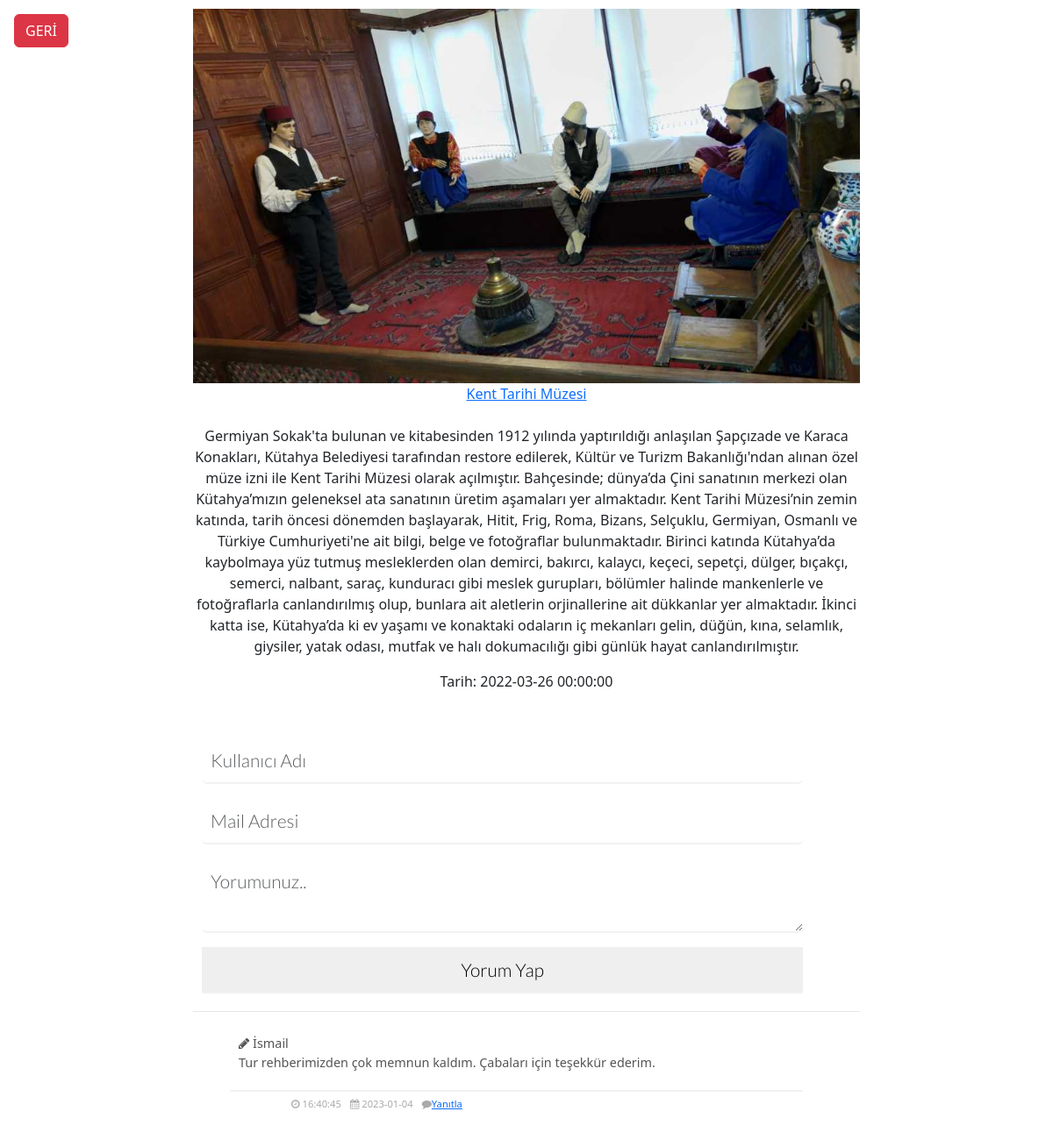
The app's page /icerik.php?seo=kent-tarihi-muzesi with its own data.
### tables this page shows
CREATE TABLE `icerikler` (
  `icerik_tarih` datetime NOT NULL DEFAULT current_timestamp(),
  `id` int(11) NOT NULL,
  `seo` varchar(100) NOT NULL,
  `img` varchar(100) NOT NULL,
  `konu` varchar(100) NOT NULL,
  `metin` varchar(5000) NOT NULL
);

CREATE TABLE `yorumlar` (
  `id` int(20) NOT NULL,
  `icerik_id` int(20) NOT NULL,
  `kullanici_ad` varchar(50) NOT NULL,
  `mail` varchar(40) NOT NULL,
  `yorum` varchar(280) NOT NULL,
  `yorum_alt` int(20) NOT NULL,
  `tarih` datetime NOT NULL DEFAULT current_timestamp()
);

### icerik.php (the view, shortened to what this page needs)
<!DOCTYPE html>
<html>
<head>
	<link href="css/commentStyle.css" rel="stylesheet"/>
	<link href="https://cdn.jsdelivr.net/npm/bootstrap@5.3.0-alpha1/dist/css/bootstrap.min.css" rel="stylesheet">
</head>
<body>
	<nav>
		<div class="">
			<a class="btn btn-danger m-3 position-absolute" href="./"> GERİ</a>
		</div>
	</nav>
	<div class="comment_block" style="margin-bottom: 100px;">
		<?php
		include 'baglan.php';
		$icerik=$db->prepare("select * from icerikler where seo=:seo");
		$icerik->execute(array('seo' => $_GET['seo']));
		$icerikgetir=$icerik->fetch(PDO::FETCH_ASSOC);
		?>
		<div style="text-align: center;">
			<img src="<?php echo $icerikgetir['img'];?>" width="100%">
			<div class="sub">
				<a href="<?php echo $icerikgetir['seo'];?>"><?php echo $icerikgetir['konu'];?></a>
			</div><br>
			<p class="metin"><?php echo $icerikgetir['metin'];?></p>
			<p class="metin">Tarih: <?php echo ($icerikgetir['icerik_tarih']);?></p>
		</div>
		<div class="create_new_comment">
			<form method="POST" id="yorum">
				<div class="input_comment">
					<input class="form-control mt-3" type="text" id="kullanici_ad" name="kullanici_ad" placeholder="Kullanıcı Adı">
				</div>		 	<div class="input_comment">
					<input class="form-control mt-3" type="mail" id="mail" name="mail" placeholder="Mail Adresi">
				</div>		 	<div class="input_comment">
					<textarea class="form-control mt-3" type="text" id="yorum_text" name="yorum" placeholder="Yorumunuz.."></textarea>
				</div>
				<div class="input_comment">
					<input class="mt-3" type="button" name="ekle" id="ekle" value="Yorum Yap">
				</div>
			</div>
			<div class="new_comment">
				<ul class="user_comment">
					<?php
function yorum($id,$array,$alt){
						global $db;
  if(!empty($id)){
  	$comment = array("all" => array(),
  		"alt" => array()
    );
  	$yorum=$db->prepare("SELECT * FROM yorumlar WHERE icerik_id=:icerik_id ORDER BY tarih DESC");
  	$yorum->execute(array("icerik_id" => $id));
  	while($liste = $yorum->fetch(PDO::FETCH_ASSOC)){
  if($liste["yorum_alt"] > 0){
  	$comment["alt"][$liste["yorum_alt"]][$liste["id"]] = $liste;
  }else{
  	$comment["all"][$liste["id"]] = $liste;
  }
}
  $for = $comment["all"];
  }else{
  	$for= $array;
  }
  foreach($for as $liste)
  	{if(isset($liste["id"])){
  		?>
  		<li id="<?php echo $liste["id"]; ?>">
  			<div class="comment_body">
  				<i class="fa fa-pencil"></i> <span class="user"><?php echo $liste["kullanici_ad"]; ?></span><p><?php echo $liste["yorum"]; ?></p>
  			</div>
  			<div class="comment_toolbar">
  				<div class="comment_details">
  					<ul>
  						<li><i class="fa fa-clock-o"></i> <?php echo date("H:i:s",strtotime($liste["tarih"])); ?></li>
  						<li><i class="fa fa-calendar"></i> <?php echo date("Y-m-d",strtotime($liste["tarih"])) ?></li>
  						<li><i class="fa fa-comment"></i><a href="?comment=<?php echo $liste["id"]; ?>">Yanıtla</a></li>
  					</ul>
  				</div>
  			</div>
			 </li>
			<?php }}}
yorum($icerikgetir['id'],"","");
?>
</ul>
</div>
</div>
</body>
</html>

### css/commentStyle.css (style rules this page uses)
*, *:before, *:after { margin: 0; padding: 0; -webkit-box-sizing: border-box; transition: all 0.2s ease; }
body, html { height: 100%; width: 100%; }
body { font-family: "Lato", sans-serif; font-size: 1rem; color: #333; background-color: #f4f4f4; }
.comment_block { width: 65%; height: 100%; margin: 0 auto; padding: 10px; }
.comment_block .create_new_comment { width: 100%; padding: 20px 0; }
.comment_block .create_new_comment .input_comment { display: inline-block; vertical-align: middle; margin-left: 10px; width: calc(100% - 75px); }
.comment_block .create_new_comment .input_comment input { width: 100%; font-family: "Lato", sans-serif; font-weight: 300; font-size: 1.3rem; padding: 10px; border: none; border-bottom: 2px solid #f2f2f2; }
.comment_block .create_new_comment .input_comment textarea { width: 100%; font-family: "Lato", sans-serif; font-weight: 300; font-size: 1.3rem; padding: 10px; border: none; border-bottom: 2px solid #f2f2f2; }
.comment_block .new_comment { width: 100%; height: auto; padding: 20px 0; border-top: 1px solid #e6e6e6; }
.comment_block .new_comment .user_comment { list-style-type: none; }
.comment_block .new_comment .comment_body { display: inline-block; vertical-align: middle; width: calc(100% - 75px); min-height: 65px; margin-left: 10px; padding: 5px 10px; font-size: .9rem; color: #555; background-color: #FFF; border-bottom: 2px solid #f2f2f2; }
.comment_block .new_comment .comment_toolbar { width: 100%; }
.comment_block .new_comment .comment_toolbar ul { list-style-type: none; padding-left: 75px; font-size: 0; }
.comment_block .new_comment .comment_toolbar ul li { display: inline-block; padding: 5px; font-size: .7rem; color: #aaa; }
.comment_block .new_comment .comment_toolbar .comment_details { display: inline-block; vertical-align: middle; width: 70%; text-align: left; }

### records on screen
icerikler: img (picture), konu "Kent Tarihi Müzesi", metin "Germiyan Sokak'ta bulunan ve kitabesinden 1912 yılında yaptırıldığı anlaşılan Şapçızade ve Karaca Konakları, Kütahya Belediyesi tarafından restore edilerek, Kültür ve Turizm Bakanlığı'ndan alınan özel müze izni ile Kent Tarihi Müzesi olarak açılmıştır. Bahçesinde; dünya’da Çini sanatının merkezi olan Kütahya’mızın geleneksel ata sanatının üretim aşamaları yer almaktadır. Kent Tarihi Müzesi’nin zemin katında, tarih öncesi dönemden başlayarak, Hitit, Frig, Roma, Bizans, Selçuklu, Germiyan, Osmanlı ve Türkiye Cumhuriyeti'ne ait bilgi, belge ve fotoğraflar bulunmaktadır. Birinci katında Kütahya’da kaybolmaya yüz tutmuş mesleklerden olan demirci, bakırcı, kalaycı, keçeci, sepetçi, dülger,…", icerik_tarih "2022-03-26 00:00:00"
yorumlar: kullanici_ad "İsmail", yorum "Tur rehberimizden çok memnun kaldım. Çabaları için teşekkür ederim.", tarih "16:40:45", tarih "2023-01-04"
